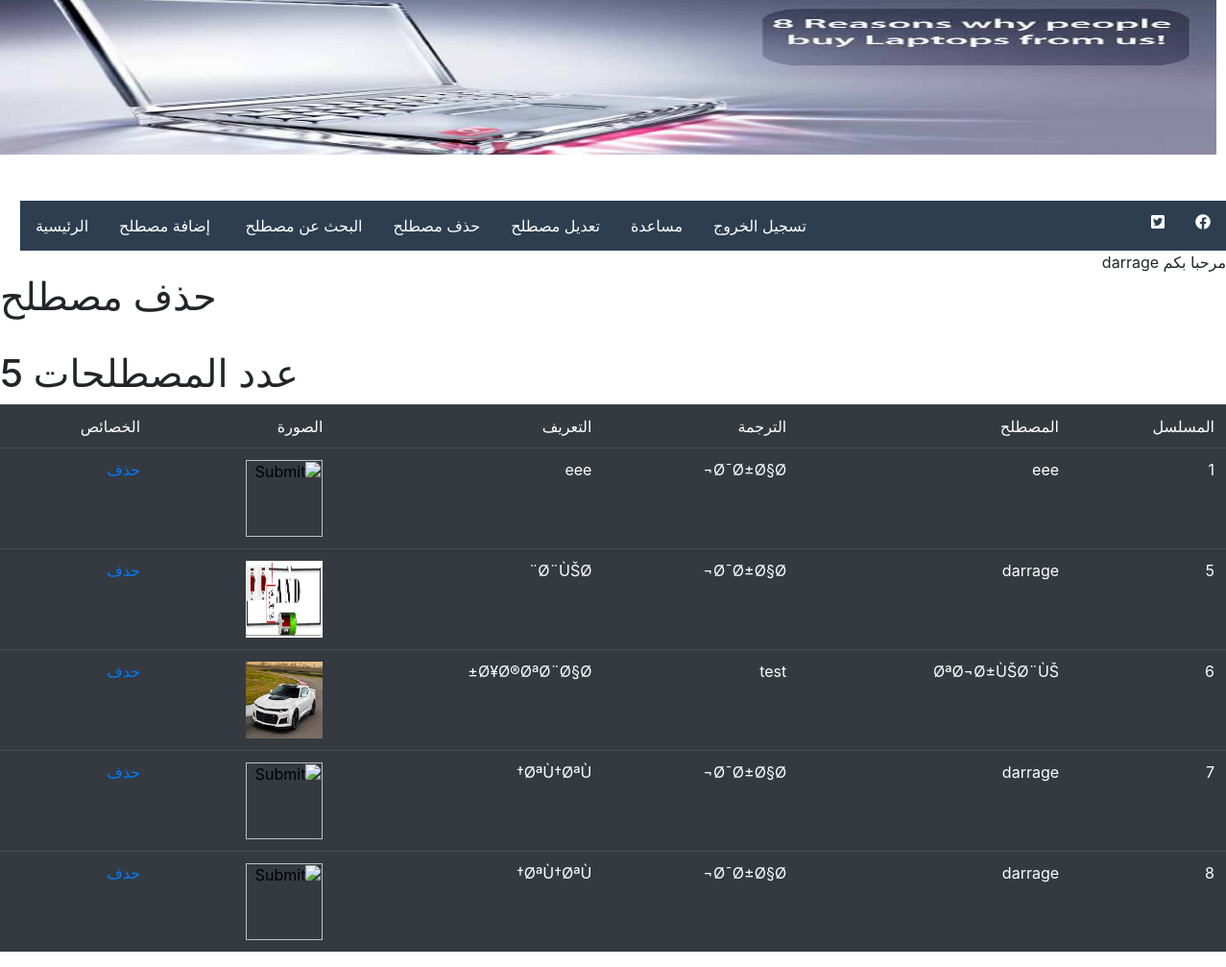
The app's page /Del_Term.php (signed in) with its own data.
### tables this page shows
CREATE TABLE `terms` (
  `id` int(11) NOT NULL,
  `term` varchar(50) NOT NULL,
  `trans` varchar(50) NOT NULL,
  `defe` varchar(220) NOT NULL,
  `picture` varchar(30) NOT NULL
);

### Del_Term.php (the view, shortened to what this page needs)
<html  dir="rtl">
<head>
</head>
<body>
 <?php
      include("header.php");
	include("connection.php");
mysqli_query($connect,"SET NAMES 'utf8'");
	$sql="select * from terms";
	$query=mysqli_query($connect,$sql);
	$num=mysqli_num_rows($query);
?>
<h1>حذف مصطلح</h1><br>
<?php
echo ("
<h1>عدد المصطلحات $num </h1>");
?>
<table class="table table-dark" >
	<tr >
		<td>المسلسل</td>
		<td>المصطلح</td>
		<td>الترجمة</td>
		<td>التعريف</td>
		<td>الصورة</td>
		<td>الخصائص</td>
	</tr>
	<?php
		while($row = mysqli_fetch_array($query))
		{
		$id=$row['id'];
		$term=$row['term'];
		$trans=$row['trans'];
		$defe=$row['defe'];
		$picture=$row['picture'];
			echo ("
		<tr >
	<td>$id</td>
		<td>$term</td>
		<td>$trans</td>
		<td>$defe</td>
	<td><input name='termp' type='image' src='$picture' width='80' height='80'  /></td>
	<td><a href='Del_Term.php?id=$id'> حذف </a></td>
	     </tr>
	");
	}
	?>
    </table>
<?php
    include('footer.php');
?>
</body>
</html>

### header.php (shortened to what this page needs)
<html  dir="rtl">
<head>
    <link rel="stylesheet" href="https://use.fontawesome.com/releases/v5.15.2/css/all.css">
    <link rel="stylesheet" href="https://cdn.jsdelivr.net/npm/bootstrap@4.6.0/dist/css/bootstrap.min.css" >
    <link rel="stylesheet" href="https://cdn.jsdelivr.net/npm/bootstrap-icons@1.5.0/font/bootstrap-icons.css">
</head>
<body>
    <div>
    <img  height='161' src='images/banner.jpg' width='1267' >
    </div>
<div  style="width: 1256px;text-align:right"    >
 <?php
     if(@$_SESSION['username'] == "")
  {
       echo ("<ul > <li class='left'> <a href='signin.php'><span lang='ar-eg'>تسجيل الدخول (مستخدم غير مسجل) مهم</span> </a></li>
       <li class='left'><a href='index.php'>الرئيسية</a></li>
<li class='left'><a href='add_term.php'>&nbsp;إضافة مصطلح</a></li>
<li class='left'><a href='search_term.php'>البحث عن مصطلح</a></li>
<li class='left'><a href='Del_Term.php'>حذف مصطلح</a></li>
<li class='left'><a href='Edit_Term.php'>تعديل مصطلح</a></li>
<li class='left'><a href='Help.php'>مساعدة </a></li>
<li class='right'><a href = 'https://www.facebook.com/profile.php?id=100011930646556' ><i class='fab fa-facebook'></i></a></li>
<li class='right'><a href = 'www.twitter.com' ><i class='fab fa-twitter-square'></i></a>
       </ul>");
    $_SESSION['username'] = "";
        }
    else
    {
                echo ("<ul><li class='left'><a href='index.php'>الرئيسية</a></li>
<li class='left'><a href='add_term.php'>&nbsp;إضافة مصطلح</a></li>
<li class='left'><a href='search_term.php'>البحث عن مصطلح</a></li>
<li class='left'><a href='Del_Term.php'>حذف مصطلح</a></li>
<li class='left'><a href='Edit_Term.php'>تعديل مصطلح</a></li>
<li class='left'><a href='Help.php'>مساعدة </a></li>
<li class='right'><a href = 'https://www.facebook.com/profile.php?id=100011930646556' target='_blank' ><i class='fab fa-facebook'></i></a></li>
<li class='right'><a href = 'www.twitter.com' target='_blank' ><i class='fab fa-twitter-square'></i></a></li>
                <li class='left'> <a   href='signout.php'><span lang='ar-eg'> تسجيل الخروج </span> </a> </li></ul> "  );
               echo(" مرحبا بكم". "   " . $_SESSION['username']);
     }
 ?>
</div>
	</body>
</html>

### footer.php (shortened to what this page needs)
  </body>
</html>

### header.php (style rules this page uses)
ul { list-style-type:none; margin:0; padding:0; overflow:hidden; background-color:#2c3e50; Position:sticky; top:0; z-index:999; }
.left { float:left; }
.right { float:right }
li a { display:inline-block; color:white; text-align:center; padding:14px 16px; text-decoration:none; }

### records on screen
terms: id "1", term "eee", trans "Ø¯Ø±Ø§Ø¬", defe "eee"
terms: id "5", term "darrage", trans "Ø¯Ø±Ø§Ø¬", defe "Ø¨ÙŠØ¨"
terms: id "6", term "ØªØ¬Ø±ÙŠØ¨ÙŠ", trans "test", defe "Ø¥Ø®ØªØ¨Ø§Ø±"
terms: id "7", term "darrage", trans "Ø¯Ø±Ø§Ø¬", defe "ØªÙ†ØªÙ†"
terms: id "8", term "darrage", trans "Ø¯Ø±Ø§Ø¬", defe "ØªÙ†ØªÙ†"

### other values on screen
$_SESSION['username'] "darrage"
$num "5"
